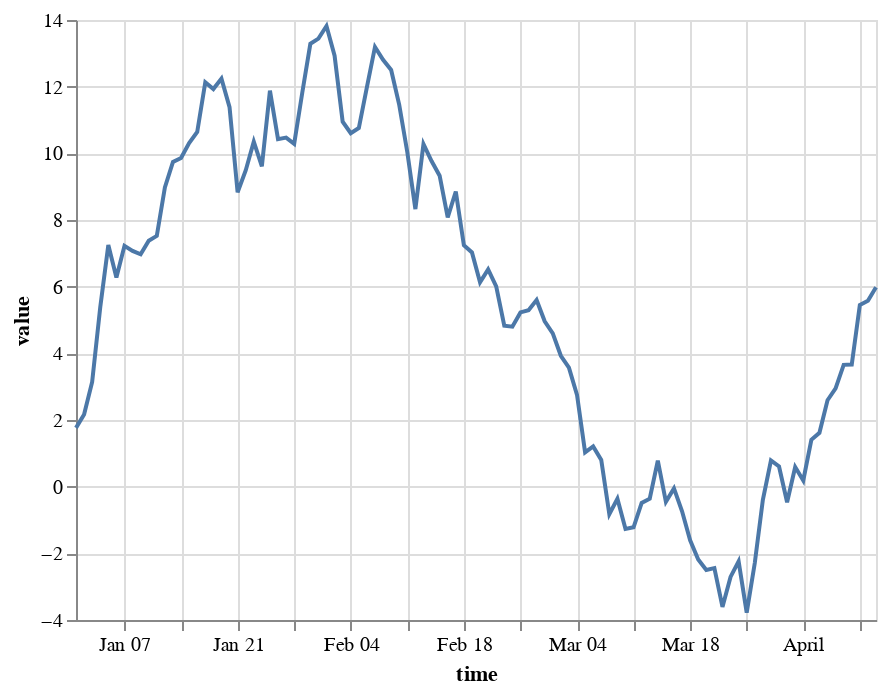

Notebook code cell kept with this figure:
### Code cell
rand = np.random.RandomState(0)

data = pd.DataFrame(
    {'value': rand.randn(100).cumsum()},
    index=pd.date_range('2018-01-01', freq='D', periods=100)
)

alt.Chart(data.reset_index().rename(columns={'index': 'time'})).mark_line().encode(
    x='time',
    y='value',
)

### Figure 1 — Vega-Lite specification as saved in the notebook (floating-point values rounded to 4 significant figures)
{"$schema": "https://vega.github.io/schema/vega-lite/v2.6.0.json", "config": {"view": {"height": 300, "width": 400}}, "data": {"name": "data-6e04bbc1ea2599a6839ac23d060c6ae2"}, "datasets": {"data-6e04bbc1ea2599a6839ac23d060c6ae2": [{"time": "2018-01-01T00:00:00", "value": 1.764}, {"time": "2018-01-02T00:00:00", "value": 2.164}, {"time": "2018-01-03T00:00:00", "value": 3.143}, {"time": "2018-01-04T00:00:00", "value": 5.384}, {"time": "2018-01-05T00:00:00", "value": 7.251}, {"time": "2018-01-06T00:00:00", "value": 6.274}, {"time": "2018-01-07T00:00:00", "value": 7.224}, {"time": "2018-01-08T00:00:00", "value": 7.073}, {"time": "2018-01-09T00:00:00", "value": 6.97}, {"time": "2018-01-10T00:00:00", "value": 7.38}, {"time": "2018-01-11T00:00:00", "value": 7.524}, {"time": "2018-01-12T00:00:00", "value": 8.979}, {"time": "2018-01-13T00:00:00", "value": 9.74}, {"time": "2018-01-14T00:00:00", "value": 9.861}, {"time": "2018-01-15T00:00:00", "value": 10.31}, {"time": "2018-01-16T00:00:00", "value": 10.64}, {"time": "2018-01-17T00:00:00", "value": 12.13}, {"time": "2018-01-18T00:00:00", "value": 11.93}, {"time": "2018-01-19T00:00:00", "value": 12.24}, {"time": "2018-01-20T00:00:00", "value": 11.39}, {"time": "2018-01-21T00:00:00", "value": 8.834}, {"time": "2018-01-22T00:00:00", "value": 9.487}, {"time": "2018-01-23T00:00:00", "value": 10.35}, {"time": "2018-01-24T00:00:00", "value": 9.61}, {"time": "2018-01-25T00:00:00", "value": 11.88}, {"time": "2018-01-26T00:00:00", "value": 10.42}, {"time": "2018-01-27T00:00:00", "value": 10.47}, {"time": "2018-01-28T00:00:00", "value": 10.28}, {"time": "2018-01-29T00:00:00", "value": 11.82}, {"time": "2018-01-30T00:00:00", "value": 13.29}, {"time": "2018-01-31T00:00:00", "value": 13.44}, {"time": "2018-02-01T00:00:00", "value": 13.82}, {"time": "2018-02-02T00:00:00", "value": 12.93}, {"time": "2018-02-03T00:00:00", "value": 10.95}, {"time": "2018-02-04T00:00:00", "value": 10.6}, {"time": "2018-02-05T00:00:00", "value": 10.76}, {"time": "2018-02-06T00:00:00", "value": 11.99}, {"time": "2018-02-07T00:00:00", "value": 13.19}, {"time": "2018-02-08T00:00:00", "value": 12.8}, {"time": "2018-02-09T00:00:00", "value": 12.5}, {"time": "2018-02-10T00:00:00", "value": 11.45}, {"time": "2018-02-11T00:00:00", "value": 10.03}, {"time": "2018-02-12T00:00:00", "value": 8.327}, {"time": "2018-02-13T00:00:00", "value": 10.28}, {"time": "2018-02-14T00:00:00", "value": 9.768}, {"time": "2018-02-15T00:00:00", "value": 9.33}, {"time": "2018-02-16T00:00:00", "value": 8.077}, {"time": "2018-02-17T00:00:00", "value": 8.855}, {"time": "2018-02-18T00:00:00", "value": 7.241}, {"time": "2018-02-19T00:00:00", "value": 7.028}, {"time": "2018-02-20T00:00:00", "value": 6.132}, {"time": "2018-02-21T00:00:00", "value": 6.519}, {"time": "2018-02-22T00:00:00", "value": 6.009}, {"time": "2018-02-23T00:00:00", "value": 4.828}, {"time": "2018-02-24T00:00:00", "value": 4.8}, {"time": "2018-02-25T00:00:00", "value": 5.228}, {"time": "2018-02-26T00:00:00", "value": 5.295}, {"time": "2018-02-27T00:00:00", "value": 5.597}, {"time": "2018-02-28T00:00:00", "value": 4.963}, {"time": "2018-03-01T00:00:00", "value": 4.6}, {"time": "2018-03-02T00:00:00", "value": 3.928}, {"time": "2018-03-03T00:00:00", "value": 3.568}, {"time": "2018-03-04T00:00:00", "value": 2.755}, {"time": "2018-03-05T00:00:00", "value": 1.029}, {"time": "2018-03-06T00:00:00", "value": 1.206}, {"time": "2018-03-07T00:00:00", "value": 0.8042}, {"time": "2018-03-08T00:00:00", "value": -0.826}, {"time": "2018-03-09T00:00:00", "value": -0.3632}, {"time": "2018-03-10T00:00:00", "value": -1.27}, {"time": "2018-03-11T00:00:00", "value": -1.219}, {"time": "2018-03-12T00:00:00", "value": -0.4894}, {"time": "2018-03-13T00:00:00", "value": -0.3605}, {"time": "2018-03-14T00:00:00", "value": 0.7789}, {"time": "2018-03-15T00:00:00", "value": -0.4559}, {"time": "2018-03-16T00:00:00", "value": -0.05354}, {"time": "2018-03-17T00:00:00", "value": -0.7383}, {"time": "2018-03-18T00:00:00", "value": -1.609}, {"time": "2018-03-19T00:00:00", "value": -2.188}, {"time": "2018-03-20T00:00:00", "value": -2.5}, {"time": "2018-03-21T00:00:00", "value": -2.443}, {"time": "2018-03-22T00:00:00", "value": -3.609}, {"time": "2018-03-23T00:00:00", "value": -2.708}, {"time": "2018-03-24T00:00:00", "value": -2.242}, {"time": "2018-03-25T00:00:00", "value": -3.778}, {"time": "2018-03-26T00:00:00", "value": -2.29}, {"time": "2018-03-27T00:00:00", "value": -0.3941}, {"time": "2018-03-28T00:00:00", "value": 0.7846}, {"time": "2018-03-29T00:00:00", "value": 0.6047}, {"time": "2018-03-30T00:00:00", "value": -0.466}, {"time": "2018-03-31T00:00:00", "value": 0.5884}, {"time": "2018-04-01T00:00:00", "value": 0.1852}, {"time": "2018-04-02T00:00:00", "value": 1.408}, {"time": "2018-04-03T00:00:00", "value": 1.616}, {"time": "2018-04-04T00:00:00", "value": 2.593}, {"time": "2018-04-05T00:00:00", "value": 2.949}, {"time": "2018-04-06T00:00:00", "value": 3.656}, {"time": "2018-04-07T00:00:00", "value": 3.666}, {"time": "2018-04-08T00:00:00", "value": 5.452}, {"time": "2018-04-09T00:00:00", "value": 5.579}, {"time": "2018-04-10T00:00:00", "value": 5.981}]}, "encoding": {"x": {"field": "time", "type": "temporal"}, "y": {"field": "value", "type": "quantitative"}}, "mark": "line"}
